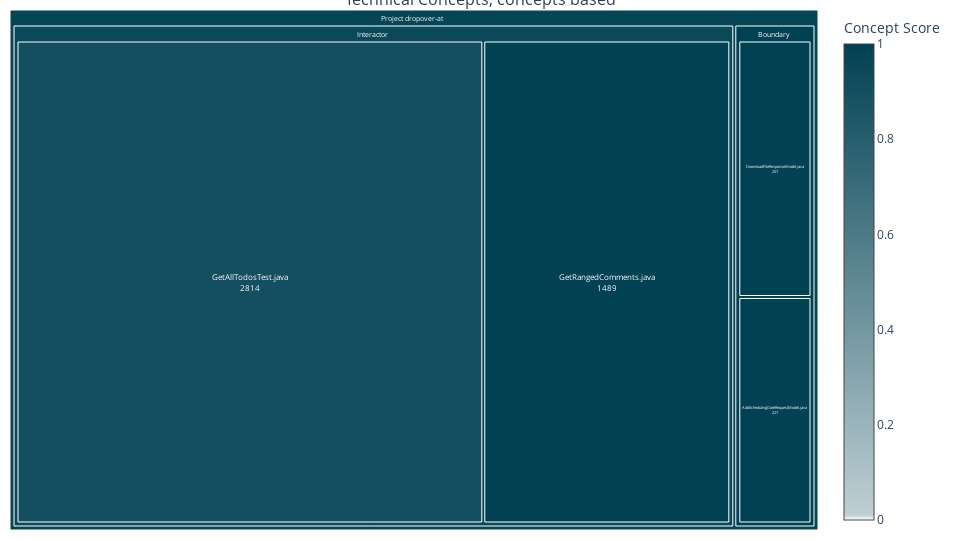

Notebook source saved alongside this figure:
### Markdown cell above
### Create concepts based views

### Code cell
technical_treemap_data = create_treemap_data(technical_df, 'concept_path')

technical_fig = create_treemap_visualization(
    technical_treemap_data, 
    'Technical Concepts, concepts based',
    technical_colorscale
)

technical_fig.show()

### Figure 1 — Plotly figure (JSON) as saved in the notebook; plotly's stock layout.template omitted (floating-point values rounded to 4 significant figures)
{"data": [{"branchvalues": "total", "customdata": ["Total files: 4<br>Avg Score: 0.97<br>Total Lines: 4,787", "Directory: Boundary<br>Files: 2<br>Avg Score: 1.00<br>Total Lines: 484", "Directory: Interactor<br>Files: 2<br>Avg Score: 0.95<br>Total Lines: 4,303", "File: DownloadFileResponseModel.java<br>Score: 1.00<br>Lines: 257<br>Concept: Boundary<br>Path: ../../../dropover-at/backend/src/main/java/at/dropover/files/boundary/DownloadFileResponseModel.java<br>Explanation: The code defines `DownloadFileResponseModel`, a class located in a `boundary` package. This class is...", "File: AddSchedulingDateRequestModel.java<br>Score: 1.00<br>Lines: 227<br>Concept: Boundary<br>Path: ../../../dropover-at/backend/src/main/java/at/dropover/scheduling/boundary/AddSchedulingDateRequestModel.java<br>Explanation: The code defines `AddSchedulingDateRequestModel`, a plain data structure intended to carry request d...", "File: GetRangedComments.java<br>Score: 1.00<br>Lines: 1489<br>Concept: Interactor<br>Path: ../../../dropover-at/backend/src/main/java/at/dropover/comment/interactor/GetRangedComments.java<br>Explanation: The `GetRangedComments` class is a textbook implementation of the Interactor pattern. It encapsulate...", "File: GetAllTodosTest.java<br>Score: 0.90<br>Lines: 2814<br>Concept: Interactor<br>Path: ../../../dropover-at/backend/src/test/java/at/dropover/todo/interactor/GetAllTodosTest.java<br>Explanation: The provided code is a test for an Interactor, not the Interactor itself. However, it provides stron..."], "hovertemplate": "<b>%{label}</b><br>%{customdata}<extra></extra>", "ids": ["root", "Boundary", "Interactor", "Boundary/DownloadFileResponseModel.java", "Boundary/AddSchedulingDateRequestModel.java", "Interactor/GetRangedComments.java", "Interactor/GetAllTodosTest.java"], "labels": ["Project dropover-at", "Boundary", "Interactor", "DownloadFileResponseModel.java", "AddSchedulingDateRequestModel.java", "GetRangedComments.java", "GetAllTodosTest.java"], "marker": {"cmax": 1, "cmin": 0, "colorbar": {"dtick": 0.2, "tick0": 0, "tickmode": "linear", "title": {"text": "Concept Score"}}, "colors": [0.975, 1, 0.95, 1, 1, 1, 0.9], "colorscale": [[0, "#ffffff"], [0.01, "#bfcfd4"], [1, "#004153"]]}, "parents": ["", "root", "root", "Boundary", "Boundary", "Interactor", "Interactor"], "textfont": {"size": 8}, "textinfo": "label+value", "textposition": "middle center", "type": "treemap", "values": [4787, 484, 4303, 257, 227, 1489, 2814]}], "layout": {"height": 540, "margin": {"b": 10, "l": 10, "r": 10, "t": 10}, "title": {"font": {"size": 16}, "text": "Technical Concepts, concepts based", "x": 0.5, "xanchor": "center"}, "width": 960}}
